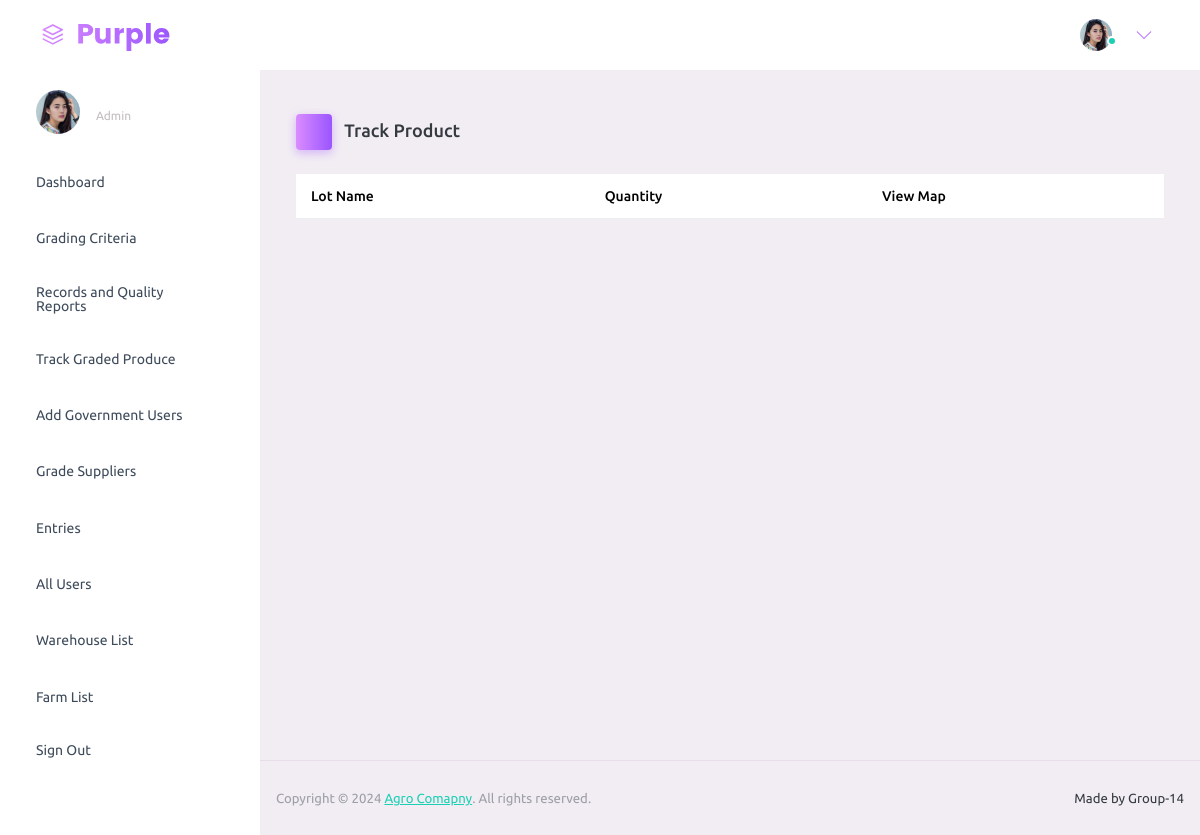
Before: /adminpages/track_product.php with the older database file.
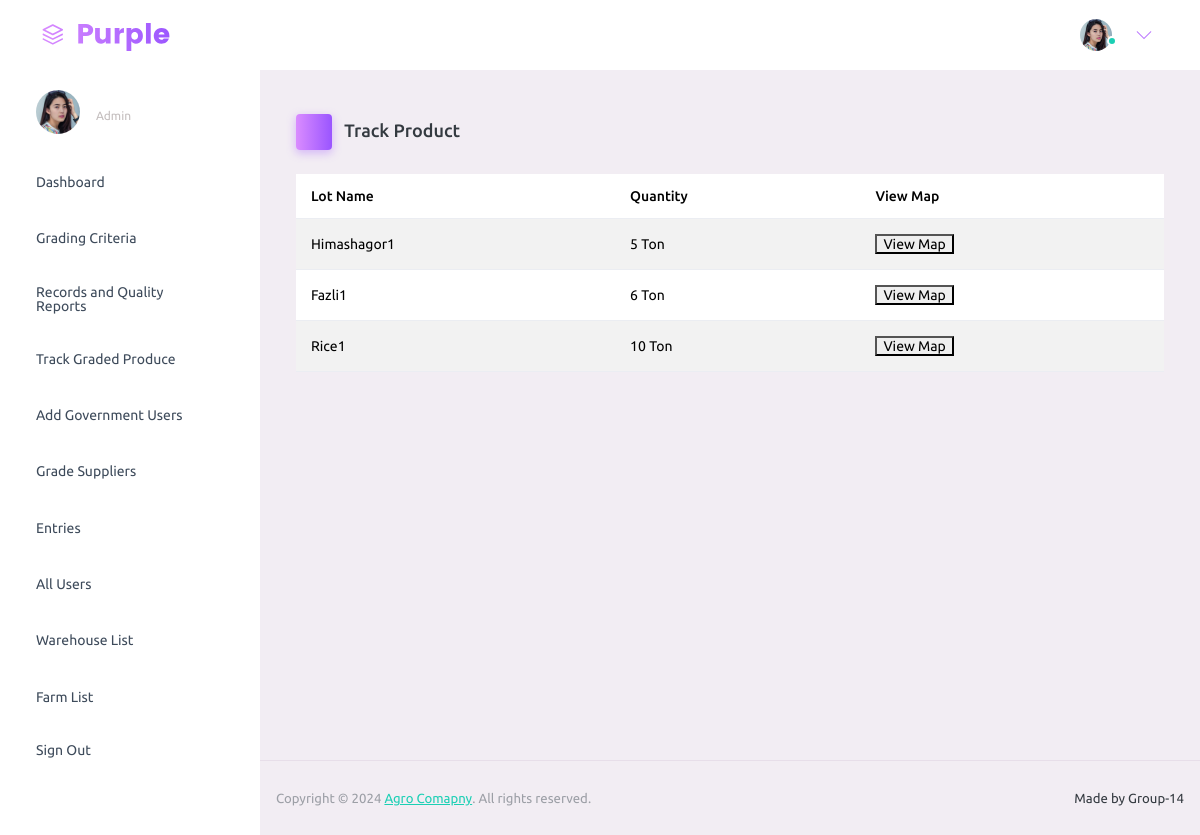
After: the same page with the newer database file.
### tables this page shows
CREATE TABLE `tracking_product_t` (
  `LotID` varchar(20) NOT NULL,
  `LotName` varchar(50) NOT NULL,
  `StorageLocation` varchar(50) DEFAULT NULL,
  `StorageLatitude` varchar(50) NOT NULL,
  `StorageLongitude` varchar(50) NOT NULL,
  `Destination` varchar(50) DEFAULT NULL,
  `DestinationLatitude` varchar(50) NOT NULL,
  `DestinationLongitude` varchar(50) NOT NULL,
  `Quantity` varchar(30) DEFAULT NULL
);

### adminpages/track_product.php (the view, shortened to what the changed rows need)
<!DOCTYPE html>
<html lang="en">
  <head>
    <link rel="stylesheet" href="../assets/vendors/mdi/css/materialdesignicons.min.css">
    <link rel="stylesheet" href="../assets/vendors/ti-icons/css/themify-icons.css">
    <link rel="stylesheet" href="../assets/vendors/css/vendor.bundle.base.css">
    <link rel="stylesheet" href="../assets/vendors/font-awesome/css/font-awesome.min.css">
    <link rel="stylesheet" href="../assets/vendors/font-awesome/css/font-awesome.min.css" />
    <link rel="stylesheet" href="../assets/vendors/bootstrap-datepicker/bootstrap-datepicker.min.css">
    <link rel="stylesheet" href="../assets/css/style.css">
    <link rel="stylesheet" href="https://unpkg.com/leaflet/dist/leaflet.css" />
  </head>
  <body>
    <div class="container-scroller">
      <div class="container-fluid page-body-wrapper">
        <div class="main-panel">
          <div class="content-wrapper">
            <table class="table table-striped">
                <thead>
                <tr>
                    <th> Lot Name </th>
                    <th> Quantity </th>
                    <th> View Map </th>
                </tr>
                </thead>
                <tbody>
                <form action="view_map.php" method="POST">
                    <?php
                        include '../backend/connect.php';
                        $sql = "SELECT * FROM  tracking_product_t";
                        $result = $conn->query($sql);
                        while ($row = mysqli_fetch_array($result)) {
                            $lot_id = $row['LotID'];
                            $lot_name = $row['LotName'];
                            $quantity = $row['Quantity'];
                            echo "<tr><td>" . $lot_name . "</td>";
                            echo "<td>" . $quantity . "</td>";
                            echo "<td><button type='submit' name='view_map' value='" . $lot_id . "'> View Map </button></td></tr>";
                        }
                    ?>
                </form>
                    </tbody>
                </table>
          </div>
        </div>
      </div>
    </div>
  </body>
</html>

Changed rows visible on the page:
added tracking_product_t: LotName "Himashagor1", Quantity "5 Ton"
added tracking_product_t: LotName "Fazli1", Quantity "6 Ton"
added tracking_product_t: LotName "Rice1", Quantity "10 Ton"
